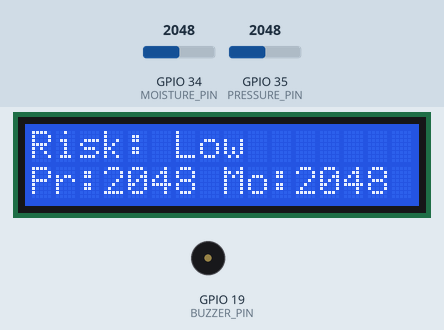
This sketch was run on a simulated ESP32. Shown: 16×2 character LCD, buzzer (waves = sounding). The test bench sets the inputs (shaded band); at power-on: GPIO 34 (MOISTURE_PIN) = 2048, GPIO 35 (PRESSURE_PIN) = 2048. WiFi joins after 1.5 s; servers stay silent unless stated; uploads are accepted with an empty reply; the local clock reads 2024-03-15 10:24:30 at power-on unless the sketch sets it; what the sketch prints to the serial monitor is not drawn.

Above: at 4.3 s.
4.4 s: GPIO 34 (MOISTURE_PIN) set to 1763
At 8.0 s:
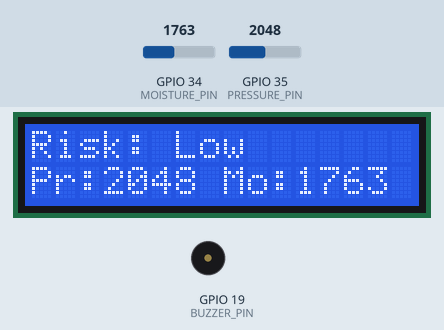
8.4 s: GPIO 34 (MOISTURE_PIN) set to 1663
At 10.6 s:
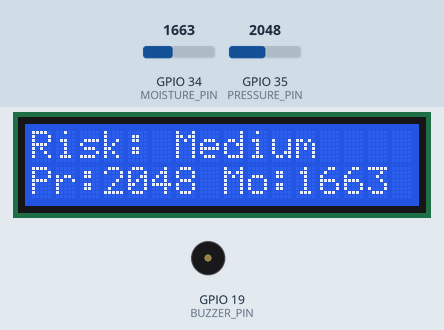
14.9 s: GPIO 34 (MOISTURE_PIN) set to 1228
At 18.1 s:
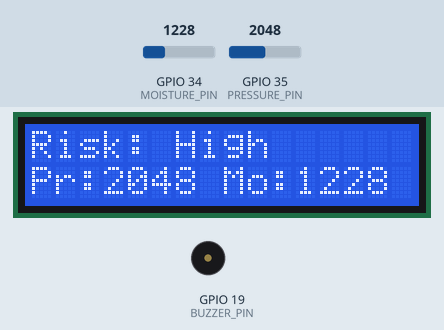
22.8 s: GPIO 35 (PRESSURE_PIN) set to 2866
At 25.42 s:
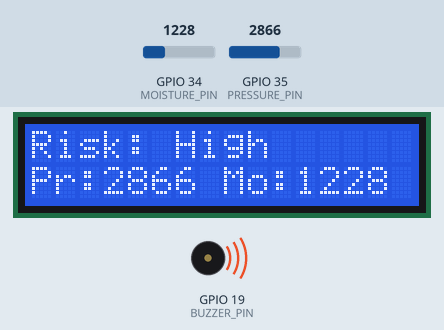
27.1 s: GPIO 35 (PRESSURE_PIN) set to 430
31.1 s: GPIO 35 (PRESSURE_PIN) set to 409
Timing chart, 0 to 55.1 s (numbered marks = the images above; inputs shaded):
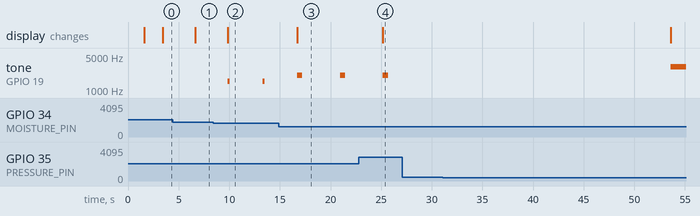

Measured:
- the behaviour switches between 1701 and 1700 on GPIO 34 (MOISTURE_PIN) (found by bisection; images 1 and 2)
- after the input at 4.4 s, the display: changes after 2.2 s (image 1)
- after the input at 8.4 s, tone on GPIO 19 (BUZZER_PIN): alternates 1500 Hz for 0.20 s and silent for 3.2 s, starting after 1.5 s; the display: changes after 1.5 s (image 2)
- after the input at 14.9 s, the display: changes after 1.8 s (image 3)
- after the input at 22.8 s, the display: changes after 2.4 s (image 4)
- after the input at 27.1 s, every drawn part: stays the same

The sketch:

sketch_feblandslideDETECTION18a.ino
```cpp
#include <Wire.h>
#include <LiquidCrystal_I2C.h>
#include <WiFi.h>
#include <WiFiClientSecure.h>
#include <HTTPClient.h>
#include <time.h>

// ---------------- WIFI ----------------
#define WIFI_SSID ""
#define WIFI_PASSWORD ""

// ---------------- EMAIL ----------------
#define SMTP_HOST "smtp.gmail.com"
#define SMTP_PORT 465
#define AUTHOR_EMAIL "ismotaraprova@gmail.com"
#define AUTHOR_PASSWORD ""
#define RECIPIENT_EMAIL "provaismot@gmail.com"

// ---------------- FIREBASE ----------------
#define DATABASE_URL "https://earlywarningsystem-53511-default-rtdb.firebaseio.com/landslideData.json"

// ---------------- LCD ----------------
LiquidCrystal_I2C lcd(0x27, 16, 2);

// ---------------- SENSOR PINS ----------------
#define PRESSURE_PIN 35
#define MOISTURE_PIN 34
#define BUZZER_PIN 19

// ---------------- UPDATED LANDSLIDE THRESHOLDS ----------------

#define PRESSURE_MEDIUM     400
#define PRESSURE_HIGH       410
#define PRESSURE_CRITICAL   430

#define MOISTURE_MEDIUM     1700
#define MOISTURE_HIGH       1600
#define MOISTURE_CRITICAL   1500

#define CONFIRM_COUNT       4

// ---------------- VARIABLES ----------------
bool landslideDetected = false;
bool lastSlideState = false;
bool emailSent = false;
bool safeEmailSent = false;

int confirmCounter = 0;

// ---------------- TIME ----------------
String getTimeNow() {
  configTime(6 * 3600, 0, "pool.ntp.org", "time.nist.gov");
  struct tm t;
  if (!getLocalTime(&t)) return "Unknown";

  char buf[25];
  strftime(buf, sizeof(buf), "%Y-%m-%d %H:%M:%S", &t);
  return String(buf);
}

// ---------------- EMAIL ----------------
void sendEmail(const char* subject, const char* body) {
  WiFiClientSecure client;
  client.setInsecure();

  if (!client.connect(SMTP_HOST, SMTP_PORT)) return;

  auto waitResp = [&]() {
    unsigned long t = millis() + 3000;
    while (millis() < t) {
      while (client.available()) client.readStringUntil('\n');
    }
  };

  client.println("EHLO esp32"); waitResp();
  client.println("AUTH LOGIN"); waitResp();
  client.println("aXNtb3RhcmFwcm92YUBnbWFpbC5jb20="); waitResp();
  client.println("a2NrdyBmZXd0IHF3bXAgbXR0YQ=="); waitResp();

  client.printf("MAIL FROM:<%s>\r\n", AUTHOR_EMAIL); waitResp();
  client.printf("RCPT TO:<%s>\r\n", RECIPIENT_EMAIL); waitResp();
  client.println("DATA"); waitResp();

  client.printf("Subject: %s\r\n", subject);
  client.println("Content-Type: text/plain");
  client.println();
  client.println(body);
  client.println(".");
  waitResp();

  client.println("QUIT");
  client.stop();
}

// ---------------- FIREBASE ----------------
void uploadToFirebase(int pressure, int moisture, bool slide, String risk) {

  if (WiFi.status() != WL_CONNECTED) return;

  String json = "{";
  json += "\"timestamp\":\"" + getTimeNow() + "\",";
  json += "\"pressure\":" + String(pressure) + ",";
  json += "\"soil_moisture\":" + String(moisture) + ",";
  json += "\"landslide_detected\":" + String(slide ? 1 : 0) + ",";
  json += "\"risk_level\":\"" + risk + "\"";
  json += "}";

  WiFiClientSecure client;
  client.setInsecure();
  HTTPClient http;

  http.begin(client, DATABASE_URL);
  http.addHeader("Content-Type", "application/json");
  http.POST(json);
  http.end();
}

// ---------------- EMAIL MESSAGES ----------------
void sendSlideAlert(int pressure, int moisture) {
  char msg[250];
  snprintf(msg, sizeof(msg),
           "⛰️ LANDSLIDE ALERT!\n"
           "Pressure: %d\n"
           "Soil Moisture: %d\n"
           "Time: %s\n\n"
           "Evacuate Immediately!",
           pressure, moisture, getTimeNow().c_str());

  sendEmail("⛰️ LANDSLIDE ALERT", msg);
}

void sendSafeAlert(int pressure) {
  char msg[200];
  snprintf(msg, sizeof(msg),
           "✅ LANDSLIDE RISK REDUCED\n"
           "Pressure: %d\n"
           "Time: %s",
           pressure, getTimeNow().c_str());

  sendEmail("✅ AREA SAFE", msg);
}

// ---------------- SETUP ----------------
void setup() {
  Serial.begin(115200);
  Wire.begin(21, 22);

  lcd.init();
  lcd.backlight();

  pinMode(BUZZER_PIN, OUTPUT);

  lcd.print("Landslide System");
  delay(1500);
  lcd.clear();

  WiFi.begin(WIFI_SSID, WIFI_PASSWORD);
  while (WiFi.status() != WL_CONNECTED) {
    delay(400);
  }
}

// ---------------- LOOP ----------------
void loop() {

  int pressureValue = analogRead(PRESSURE_PIN);
  int moistureValue = analogRead(MOISTURE_PIN);

  String riskLevel = "Low";

  // =====================================================
  // ⛰️ CALIBRATED LANDSLIDE LOGIC
  // =====================================================

 // ---------------- IMPROVED STABLE LOGIC ----------------

if (pressureValue >= PRESSURE_CRITICAL && moistureValue <= MOISTURE_CRITICAL) {

    confirmCounter++;

    if (confirmCounter >= CONFIRM_COUNT) {
        riskLevel = "Critical";
        landslideDetected = true;
    } else {
        riskLevel = "High";
    }
}

else if (pressureValue >= PRESSURE_HIGH && moistureValue <= MOISTURE_HIGH) {

    riskLevel = "High";
    landslideDetected = false;

    // DO NOT reset counter immediately
    if (confirmCounter > 0) confirmCounter--;
}

else if (pressureValue >= PRESSURE_MEDIUM && moistureValue <= MOISTURE_MEDIUM) {

    riskLevel = "Medium";
    confirmCounter = 0;
    landslideDetected = false;
}

else {

    riskLevel = "Low";
    confirmCounter = 0;
    landslideDetected = false;
}


  // ---------------- FIREBASE ----------------
  uploadToFirebase(
    pressureValue,
    moistureValue,
    landslideDetected,
    riskLevel
  );

  // ---------------- EMAIL ----------------
  if (riskLevel == "Critical") {
    if (!emailSent) {
      sendSlideAlert(pressureValue, moistureValue);
      emailSent = true;
      safeEmailSent = false;
    }
  }

  // ---------------- LCD ----------------
  lcd.clear();
  lcd.setCursor(0, 0);
  lcd.print("Risk: ");
  lcd.print(riskLevel);

  lcd.setCursor(0, 1);
  lcd.print("Pr:");
  lcd.print(pressureValue);
  lcd.print(" Mo:");
  lcd.print(moistureValue);

  // ---------------- BUZZER ----------------
  if (riskLevel == "Critical") {
    tone(BUZZER_PIN, 3000);
  }
  else if (riskLevel == "High") {
    tone(BUZZER_PIN, 2000);
    delay(500);
    noTone(BUZZER_PIN);
    delay(500);
  }
  else if (riskLevel == "Medium") {
    tone(BUZZER_PIN, 1500);
    delay(200);
    noTone(BUZZER_PIN);
  }
  else {
    noTone(BUZZER_PIN);
  }

  // SAFE recovery
  if (!landslideDetected && lastSlideState) {
    if (!safeEmailSent) {
      sendSafeAlert(pressureValue);
      safeEmailSent = true;
      emailSent = false;
    }
  }

  lastSlideState = landslideDetected;

  Serial.printf(
    "Pressure:%d Moisture:%d Risk:%s\n",
    pressureValue, moistureValue, riskLevel.c_str()
  );

  delay(3000);
}
```
